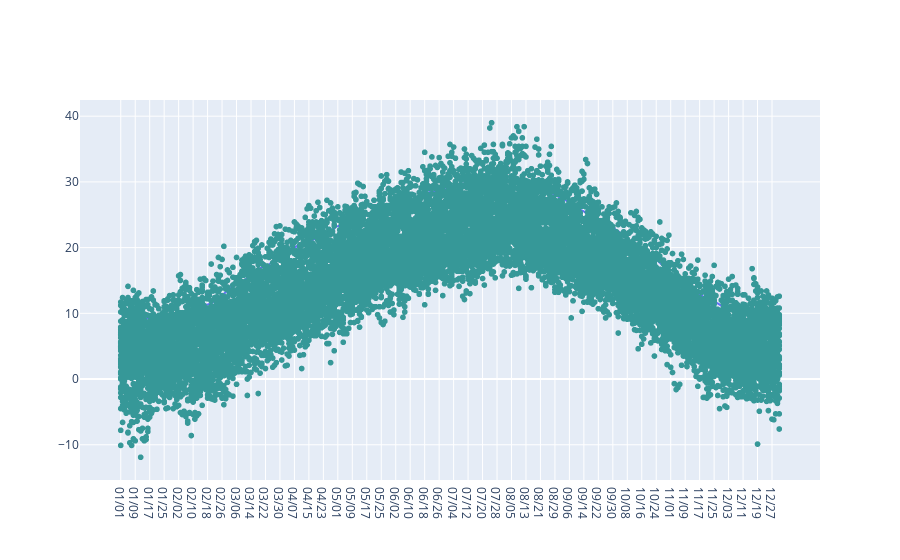

Here is the notebook cell this chart was saved with:
### Code cell
fig1 = px.scatter(new_df.loc[new_df["GRID_NO"]== 95097], x="DAY", y="TEMPERATURE_MAX")
fig1.update_traces(marker=dict(color='#369898'))
fig2 = px.line(Luxembourg_referenz.loc[Luxembourg_referenz["GRID_NO"]== 95097], x="DAY", y="reference_temperature")
fig3 = go.Figure(data= fig2.data + fig1.data)
fig3.show()

### Figure 1 — Plotly figure (JSON) as saved in the notebook; plotly's stock layout.template omitted (floating-point values rounded to 4 significant figures; data arrays with more than 128 entries replaced by an {"elided": "..."} marker saying what was removed)
{"data": [{"hovertemplate": "DAY=%{x}<br>reference_temperature=%{y}<extra></extra>", "legendgroup": "", "line": {"color": "#636efa", "dash": "solid"}, "marker": {"symbol": "circle"}, "mode": "lines", "name": "", "orientation": "v", "showlegend": false, "type": "scatter", "x": {"elided": "365 str values"}, "xaxis": "x", "y": {"elided": "365 float values"}, "yaxis": "y"}, {"hovertemplate": "DAY=%{x}<br>TEMPERATURE_MAX=%{y}<extra></extra>", "legendgroup": "", "marker": {"color": "#369898", "symbol": "circle"}, "mode": "markers", "name": "", "showlegend": false, "type": "scattergl", "x": {"elided": "15330 str values"}, "xaxis": "x", "y": {"elided": "15330 float values"}, "yaxis": "y"}], "layout": {}}
